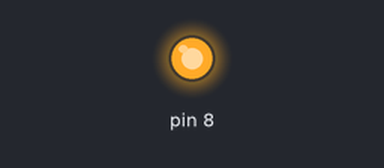
A sketch run on a simulated Arduino Uno, built with avr-gcc and run on an emulated ATmega328P. On the bench: output pins drawn as LEDs (lit = HIGH).

Above: at 2.5 s.
At 7.5 s:
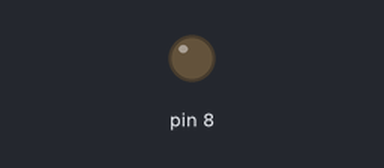
Timing chart, 0 to 13.0 s (numbered marks = the images above):
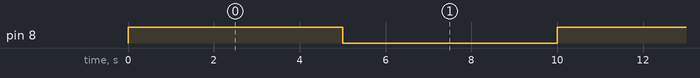

The sketch:

pisca_led.ino
```cpp
void setup()
{
  pinMode(8, OUTPUT);
}
void loop()
{
  digitalWrite(8, HIGH);
  delay(5000);
  digitalWrite(8, LOW);
  delay(5000);
}
```

Measured:
- by itself, pin 8: alternates HIGH for 5.0 s and LOW for 5.0 s
